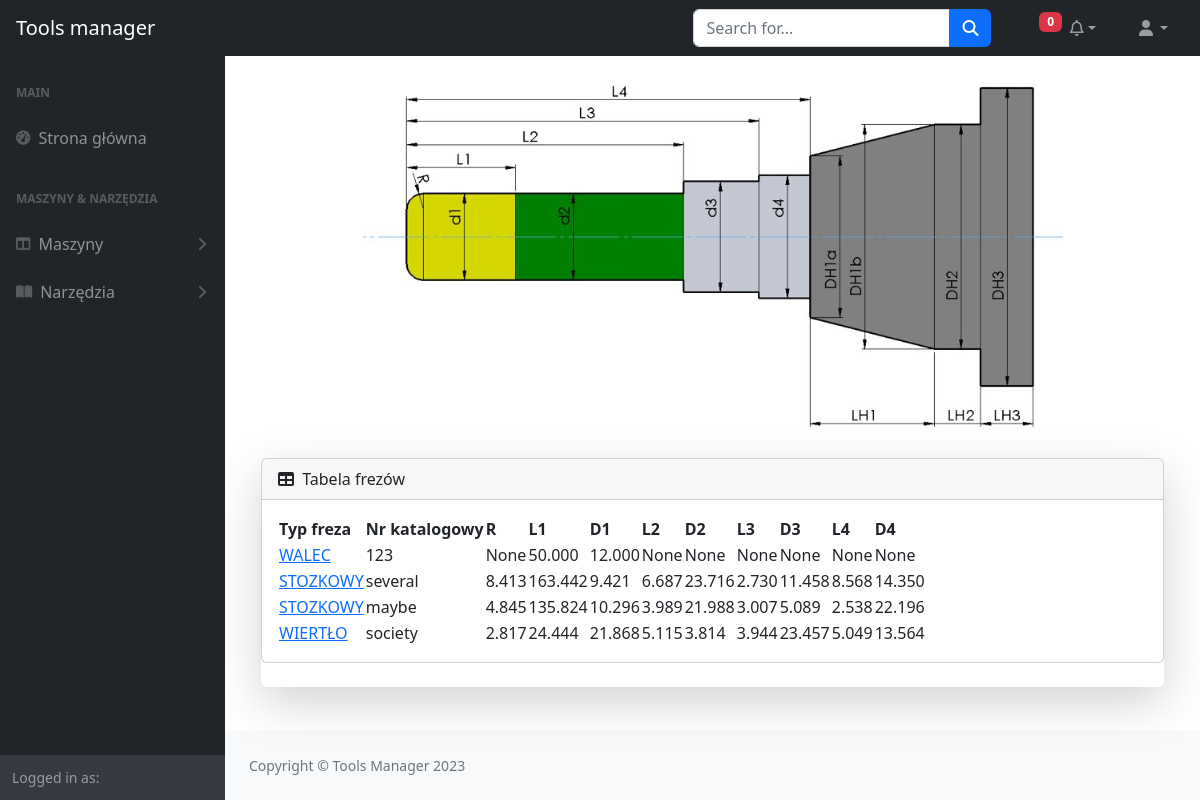
Screenshot of /tool/ with the database file from the repository.
### tools/models.py (models this page shows, shortened)
class Tool(models.Model):
    tool_type_choices = [
        ('end_mill', 'WALEC'),
        ('ball_nose', 'KULA'),
        ('bull_nose', 'WALEC_Z_R'),
        ('typer_ball_nose', 'STOZKOWY'),
        ('engraving', 'GRAWERKA'),
        ('drill', 'WIERTŁO'),
    ]
    tool_type_dict = dict(tool_type_choices)
    tool_type = models.CharField(max_length=100, choices=tool_type_choices)
    catalog_nr = models.CharField(max_length=100)
    R = models.DecimalField(max_digits=10, decimal_places=3, blank=True, null=True)
    L1 = models.DecimalField(max_digits=10, decimal_places=3, blank=True, null=True)
    D1 = models.DecimalField(max_digits=10, decimal_places=3, blank=True, null=True)
    L2 = models.DecimalField(max_digits=10, decimal_places=3, blank=True, null=True)
    D2 = models.DecimalField(max_digits=10, decimal_places=3, blank=True, null=True)
    L3 = models.DecimalField(max_digits=10, decimal_places=3, blank=True, null=True)
    D3 = models.DecimalField(max_digits=10, decimal_places=3, blank=True, null=True)
    L4 = models.DecimalField(max_digits=10, decimal_places=3, blank=True, null=True)
    D4 = models.DecimalField(max_digits=10, decimal_places=3, blank=True, null=True)
    author = models.ForeignKey(User, on_delete=models.SET_DEFAULT, default=None)

### tools/views.py (the view)
# urls.py: path('tool/', ToolListView.as_view(), name='tool'),
class ToolListView(ListView):
    model = Tool
    template_name = 'tools/tool.html'
    def get(self, request, *args, **kwargs):
        user = request.user
        logger.info(f'Tool List View accessed by user {user}')
        return super().get(request, *args, **kwargs)

### machines/context_processors.py (called while the page is built)
def all_machines(request):
    return {'machines': Machine.objects.all()}

def user_notifications(request):
    if not request.user.is_anonymous:
        user = request.user
        return {'user_notifications': UserNotification.objects.filter(user=user, is_read=False).select_related(
                'notification__user_comment').order_by('-notification__created_at')}
    return {'user_notifications': []}

### tools/templates/tools/tool.html (shortened to what this page needs)
{% extends 'machines/index.html' %}
{% load static %}
{% block content %}
<div class="container">
    <div class="col-lg text-center">
        <img src="{% static 'media/tool.jpg' %}" alt="Tool Image" class="img-fluid rounded" style="max-width: 700px;">
    </div>
    <div class="row justify-content-center">
        <div class="col-lg">
            <div class="card shadow-lg border-0 rounded-lg mt-3">
                <div class="card mb-4">
                    <div class="card-header">
                        <i class="fas fa-table me-1"></i>
                        Tabela frezów
                    </div>
                    <div class="card-body">
                        <table id="datatablesSimple">
                            <thead>
                                <tr>
                                    <th>Typ freza</th>
                                    <th>Nr katalogowy</th>
                                    <th>R</th>
                                    <th>L1</th>
                                    <th>D1</th>
                                    <th>L2</th>
                                    <th>D2</th>
                                    <th>L3</th>
                                    <th>D3</th>
                                    <th>L4</th>
                                    <th>D4</th>
                                </tr>
                            </thead>
                            <tbody>
                                {% for tool in object_list %}
                                <tr>
                                    <td><a href="{% url 'tool-detail' tool.pk %}">{{ tool.get_tool_type_display }}</a></td>
                                    <td>{{ tool.catalog_nr }}</td>
                                    <td>{{ tool.R }}</td>
                                    <td>{{ tool.L1 }}</td>
                                    <td>{{ tool.D1 }}</td>
                                    <td>{{ tool.L2 }}</td>
                                    <td>{{ tool.D2 }}</td>
                                    <td>{{ tool.L3 }}</td>
                                    <td>{{ tool.D3 }}</td>
                                    <td>{{ tool.L4 }}</td>
                                    <td>{{ tool.D4 }}</td>
                                </tr>
                                {% endfor %}
                            </tbody>
                        </table>
                    </div>
                </div>
            </div>
        </div>
    </div>
</div>
{% endblock %}

### rows the page displays
Tool: tool_type "WALEC", catalog_nr "123", R "None", L1 "50.000", D1 "12.000", L2 "None", D2 "None", L3 "None", D3 "None", L4 "None", D4 "None"
Tool: tool_type "STOZKOWY", catalog_nr "several", R "8.413", L1 "163.442", D1 "9.421", L2 "6.687", D2 "23.716", L3 "2.730", D3 "11.458", L4 "8.568", D4 "14.350"
Tool: tool_type "STOZKOWY", catalog_nr "maybe", R "4.845", L1 "135.824", D1 "10.296", L2 "3.989", D2 "21.988", L3 "3.007", D3 "5.089", L4 "2.538", D4 "22.196"
Tool: tool_type "WIERTŁO", catalog_nr "society", R "2.817", L1 "24.444", D1 "21.868", L2 "5.115", D2 "3.814", L3 "3.944", D3 "23.457", L4 "5.049", D4 "13.564"
